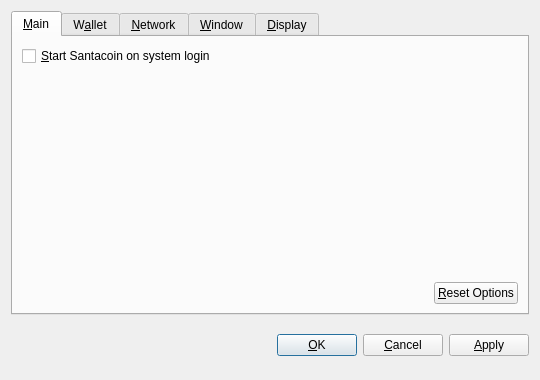
<?xml version="1.0" encoding="UTF-8"?>
<ui version="4.0">
 <class>OptionsDialog</class>
 <widget class="QDialog" name="OptionsDialog">
  <property name="geometry">
   <rect>
    <x>0</x>
    <y>0</y>
    <width>540</width>
    <height>380</height>
   </rect>
  </property>
  <property name="windowTitle">
   <string>Options</string>
  </property>
  <property name="modal">
   <bool>true</bool>
  </property>
  <layout class="QVBoxLayout" name="verticalLayout">
   <item>
    <widget class="QTabWidget" name="tabWidget">
     <property name="tabPosition">
      <enum>QTabWidget::North</enum>
     </property>
     <property name="currentIndex">
      <number>0</number>
     </property>
     <widget class="QWidget" name="tabMain">
      <attribute name="title">
       <string>&amp;Main</string>
      </attribute>
      <layout class="QVBoxLayout" name="verticalLayout_Main">
       <item>
        <widget class="QCheckBox" name="bitcoinAtStartup">
         <property name="toolTip">
          <string>Automatically start Santacoin after logging in to the system.</string>
         </property>
         <property name="text">
          <string>&amp;Start Santacoin on system login</string>
         </property>
        </widget>
       </item>
       <item>
        <spacer name="verticalSpacer_Main">
         <property name="orientation">
          <enum>Qt::Vertical</enum>
         </property>
         <property name="sizeHint" stdset="0">
          <size>
           <width>20</width>
           <height>40</height>
          </size>
         </property>
        </spacer>
       </item>
       <item>
        <layout class="QHBoxLayout" name="horizontalLayout_2_Main">
         <item>
          <spacer name="horizontalSpacer_2_Main">
           <property name="orientation">
            <enum>Qt::Horizontal</enum>
           </property>
           <property name="sizeHint" stdset="0">
            <size>
             <width>40</width>
             <height>20</height>
            </size>
           </property>
          </spacer>
         </item>
         <item>
          <widget class="QPushButton" name="resetButton">
           <property name="toolTip">
            <string>Reset all client options to default.</string>
           </property>
           <property name="text">
            <string>&amp;Reset Options</string>
           </property>
           <property name="autoDefault">
            <bool>false</bool>
           </property>
          </widget>
         </item>
        </layout>
       </item>
      </layout>
     </widget>
     <widget class="QWidget" name="tabWallet">
      <attribute name="title">
       <string>W&amp;allet</string>
      </attribute>
      <layout class="QVBoxLayout" name="verticalLayout_Network">
       <item>
        <widget class="QLabel" name="transactionFeeInfoLabel">
         <property name="text">
          <string>Optional transaction fee per kB that helps make sure your transactions are processed quickly. Most transactions are 1 kB.</string>
         </property>
         <property name="textFormat">
          <enum>Qt::PlainText</enum>
         </property>
         <property name="wordWrap">
          <bool>true</bool>
         </property>
        </widget>
       </item>
       <item>
        <layout class="QHBoxLayout" name="horizontalLayout_1_Main">
         <item>
          <widget class="QLabel" name="transactionFeeLabel">
           <property name="text">
            <string>Pay transaction &amp;fee</string>
           </property>
           <property name="textFormat">
            <enum>Qt::PlainText</enum>
           </property>
           <property name="buddy">
            <cstring>transactionFee</cstring>
           </property>
          </widget>
         </item>
         <item>
          <widget class="BitcoinAmountField" name="transactionFee"/>
         </item>
         <item>
          <spacer name="horizontalSpacer_1_Main">
           <property name="orientation">
            <enum>Qt::Horizontal</enum>
           </property>
           <property name="sizeHint" stdset="0">
            <size>
             <width>40</width>
             <height>20</height>
            </size>
           </property>
          </spacer>
         </item>
        </layout>
       </item>
       <item>
        <widget class="QLabel" name="label">
         <property name="text">
          <string>If you disable the spending of unconfirmed change, the change from a transaction cannot be used until that transaction has at least one confirmation. This also affects how your balance is computed.</string>
         </property>
         <property name="wordWrap">
          <bool>true</bool>
         </property>
        </widget>
       </item>
       <item>
        <widget class="QCheckBox" name="spendZeroConfChange">
         <property name="text">
          <string>Spend unconfirmed change  (experts only)</string>
         </property>
        </widget>
       </item>
       <item>
        <spacer name="verticalSpacer">
         <property name="orientation">
          <enum>Qt::Vertical</enum>
         </property>
         <property name="sizeHint" stdset="0">
          <size>
           <width>20</width>
           <height>40</height>
          </size>
         </property>
        </spacer>
       </item>
      </layout>
     </widget>
     <widget class="QWidget" name="tabNetwork">
      <attribute name="title">
       <string>&amp;Network</string>
      </attribute>
      <layout class="QVBoxLayout" name="verticalLayout_Network">
       <item>
        <widget class="QCheckBox" name="mapPortUpnp">
         <property name="toolTip">
          <string>Automatically open the Santacoin client port on the router. This only works when your router supports UPnP and it is enabled.</string>
         </property>
         <property name="text">
          <string>Map port using &amp;UPnP</string>
         </property>
        </widget>
       </item>
       <item>
        <widget class="QCheckBox" name="connectSocks">
         <property name="toolTip">
          <string>Connect to the Santacoin network through a SOCKS proxy (e.g. when connecting through Tor).</string>
         </property>
         <property name="text">
          <string>&amp;Connect through SOCKS proxy:</string>
         </property>
        </widget>
       </item>
       <item>
        <layout class="QHBoxLayout" name="horizontalLayout_Network">
         <item>
          <widget class="QLabel" name="proxyIpLabel">
           <property name="text">
            <string>Proxy &amp;IP:</string>
           </property>
           <property name="textFormat">
            <enum>Qt::PlainText</enum>
           </property>
           <property name="buddy">
            <cstring>proxyIp</cstring>
           </property>
          </widget>
         </item>
         <item>
          <widget class="QValidatedLineEdit" name="proxyIp">
           <property name="maximumSize">
            <size>
             <width>140</width>
             <height>16777215</height>
            </size>
           </property>
           <property name="toolTip">
            <string>IP address of the proxy (e.g. 127.0.0.1)</string>
           </property>
          </widget>
         </item>
         <item>
          <widget class="QLabel" name="proxyPortLabel">
           <property name="text">
            <string>&amp;Port:</string>
           </property>
           <property name="textFormat">
            <enum>Qt::PlainText</enum>
           </property>
           <property name="buddy">
            <cstring>proxyPort</cstring>
           </property>
          </widget>
         </item>
         <item>
          <widget class="QLineEdit" name="proxyPort">
           <property name="maximumSize">
            <size>
             <width>55</width>
             <height>16777215</height>
            </size>
           </property>
           <property name="toolTip">
            <string>Port of the proxy (e.g. 9050)</string>
           </property>
          </widget>
         </item>
         <item>
          <widget class="QLabel" name="socksVersionLabel">
           <property name="text">
            <string>SOCKS &amp;Version:</string>
           </property>
           <property name="textFormat">
            <enum>Qt::PlainText</enum>
           </property>
           <property name="buddy">
            <cstring>socksVersion</cstring>
           </property>
          </widget>
         </item>
         <item>
          <widget class="QValueComboBox" name="socksVersion">
           <property name="toolTip">
            <string>SOCKS version of the proxy (e.g. 5)</string>
           </property>
          </widget>
         </item>
         <item>
          <spacer name="horizontalSpacer_Network">
           <property name="orientation">
            <enum>Qt::Horizontal</enum>
           </property>
           <property name="sizeHint" stdset="0">
            <size>
             <width>40</width>
             <height>20</height>
            </size>
           </property>
          </spacer>
         </item>
        </layout>
       </item>
       <item>
        <spacer name="verticalSpacer_Network">
         <property name="orientation">
          <enum>Qt::Vertical</enum>
         </property>
         <property name="sizeHint" stdset="0">
          <size>
           <width>20</width>
           <height>40</height>
          </size>
         </property>
        </spacer>
       </item>
      </layout>
     </widget>
     <widget class="QWidget" name="tabWindow">
      <attribute name="title">
       <string>&amp;Window</string>
      </attribute>
      <layout class="QVBoxLayout" name="verticalLayout_Window">
       <item>
        <widget class="QCheckBox" name="minimizeToTray">
         <property name="toolTip">
          <string>Show only a tray icon after minimizing the window.</string>
         </property>
         <property name="text">
          <string>&amp;Minimize to the tray instead of the taskbar</string>
         </property>
        </widget>
       </item>
       <item>
        <widget class="QCheckBox" name="minimizeOnClose">
         <property name="toolTip">
          <string>Minimize instead of exit the application when the window is closed. When this option is enabled, the application will be closed only after selecting Quit in the menu.</string>
         </property>
         <property name="text">
          <string>M&amp;inimize on close</string>
         </property>
        </widget>
       </item>
       <item>
        <spacer name="verticalSpacer_Window">
         <property name="orientation">
          <enum>Qt::Vertical</enum>
         </property>
         <property name="sizeHint" stdset="0">
          <size>
           <width>20</width>
           <height>40</height>
          </size>
         </property>
        </spacer>
       </item>
      </layout>
     </widget>
     <widget class="QWidget" name="tabDisplay">
      <attribute name="title">
       <string>&amp;Display</string>
      </attribute>
      <layout class="QVBoxLayout" name="verticalLayout_Display">
       <item>
        <layout class="QHBoxLayout" name="horizontalLayout_1_Display">
         <item>
          <widget class="QLabel" name="langLabel">
           <property name="text">
            <string>User Interface &amp;language:</string>
           </property>
           <property name="textFormat">
            <enum>Qt::PlainText</enum>
           </property>
           <property name="buddy">
            <cstring>lang</cstring>
           </property>
          </widget>
         </item>
         <item>
          <widget class="QValueComboBox" name="lang">
           <property name="toolTip">
            <string>The user interface language can be set here. This setting will take effect after restarting Santacoin.</string>
           </property>
          </widget>
         </item>
        </layout>
       </item>
       <item>
        <layout class="QHBoxLayout" name="horizontalLayout_2_Display">
         <item>
          <widget class="QLabel" name="unitLabel">
           <property name="text">
            <string>&amp;Unit to show amounts in:</string>
           </property>
           <property name="textFormat">
            <enum>Qt::PlainText</enum>
           </property>
           <property name="buddy">
            <cstring>unit</cstring>
           </property>
          </widget>
         </item>
         <item>
          <widget class="QValueComboBox" name="unit">
           <property name="toolTip">
            <string>Choose the default subdivision unit to show in the interface and when sending coins.</string>
           </property>
          </widget>
         </item>
        </layout>
       </item>
       <item>
        <widget class="QCheckBox" name="displayAddresses">
         <property name="toolTip">
          <string>Whether to show Santacoin addresses in the transaction list or not.</string>
         </property>
         <property name="text">
          <string>&amp;Display addresses in transaction list</string>
         </property>
        </widget>
       </item>
       <item>
        <widget class="QCheckBox" name="coinControlFeatures">
         <property name="toolTip">
          <string>Whether to show coin control features or not.</string>
         </property>
         <property name="text">
          <string>Display coin &amp;control features (experts only!)</string>
         </property>
        </widget>
       </item>
       <item>
        <spacer name="verticalSpacer_Display">
         <property name="orientation">
          <enum>Qt::Vertical</enum>
         </property>
         <property name="sizeHint" stdset="0">
          <size>
           <width>20</width>
           <height>40</height>
          </size>
         </property>
        </spacer>
       </item>
      </layout>
     </widget>
    </widget>
   </item>
   <item>
    <layout class="QHBoxLayout" name="horizontalLayout_Buttons">
     <item>
      <spacer name="horizontalSpacer_1">
       <property name="orientation">
        <enum>Qt::Horizontal</enum>
       </property>
       <property name="sizeHint" stdset="0">
        <size>
         <width>40</width>
         <height>48</height>
        </size>
       </property>
      </spacer>
     </item>
     <item>
      <widget class="QLabel" name="statusLabel">
       <property name="font">
        <font>
         <weight>75</weight>
         <bold>true</bold>
        </font>
       </property>
       <property name="text">
        <string/>
       </property>
       <property name="textFormat">
        <enum>Qt::PlainText</enum>
       </property>
       <property name="wordWrap">
        <bool>true</bool>
       </property>
      </widget>
     </item>
     <item>
      <spacer name="horizontalSpacer_2">
       <property name="orientation">
        <enum>Qt::Horizontal</enum>
       </property>
       <property name="sizeHint" stdset="0">
        <size>
         <width>40</width>
         <height>48</height>
        </size>
       </property>
      </spacer>
     </item>
     <item>
      <widget class="QPushButton" name="okButton">
       <property name="text">
        <string>&amp;OK</string>
       </property>
      </widget>
     </item>
     <item>
      <widget class="QPushButton" name="cancelButton">
       <property name="text">
        <string>&amp;Cancel</string>
       </property>
       <property name="autoDefault">
        <bool>false</bool>
       </property>
      </widget>
     </item>
     <item>
      <widget class="QPushButton" name="applyButton">
       <property name="text">
        <string>&amp;Apply</string>
       </property>
       <property name="autoDefault">
        <bool>false</bool>
       </property>
      </widget>
     </item>
    </layout>
   </item>
  </layout>
 </widget>
 <customwidgets>
  <customwidget>
   <class>BitcoinAmountField</class>
   <extends>QSpinBox</extends>
   <header>bitcoinamountfield.h</header>
  </customwidget>
  <customwidget>
   <class>QValueComboBox</class>
   <extends>QComboBox</extends>
   <header>qvaluecombobox.h</header>
  </customwidget>
  <customwidget>
   <class>QValidatedLineEdit</class>
   <extends>QLineEdit</extends>
   <header>qvalidatedlineedit.h</header>
  </customwidget>
 </customwidgets>
 <resources/>
 <connections/>
</ui>
